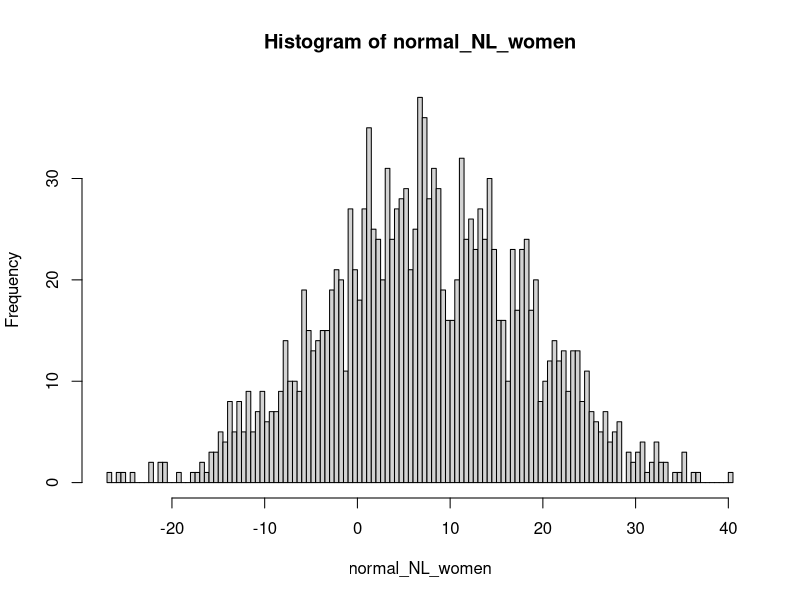
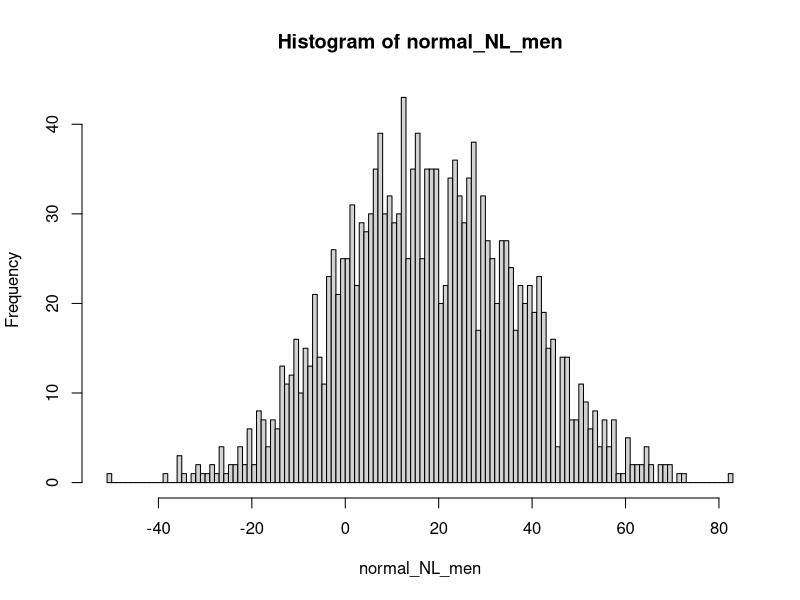
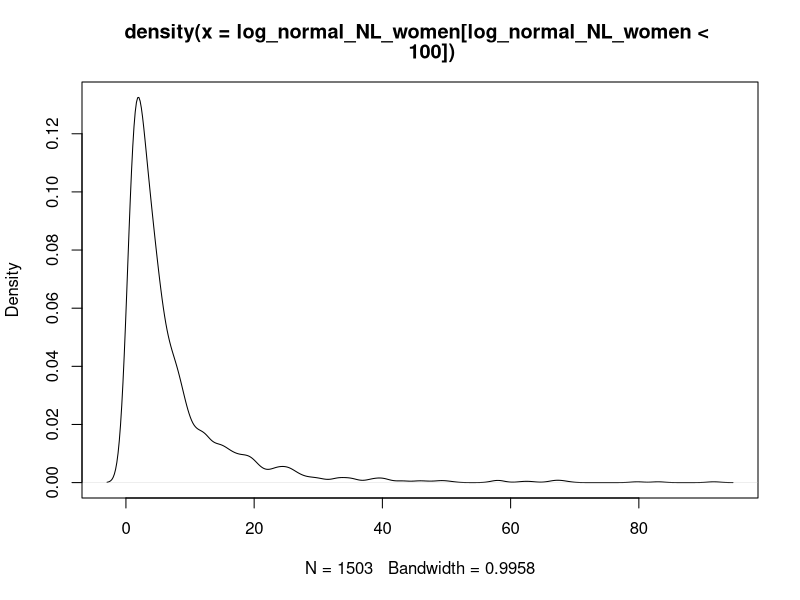
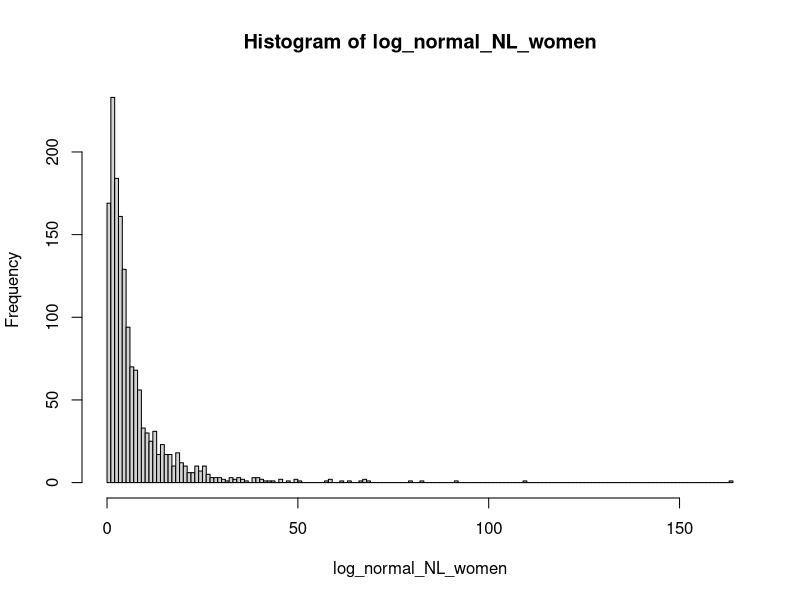
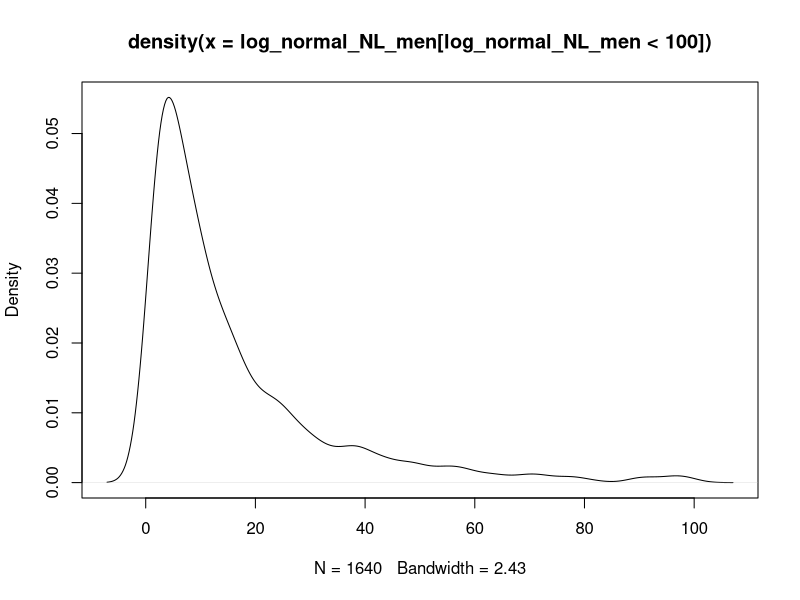
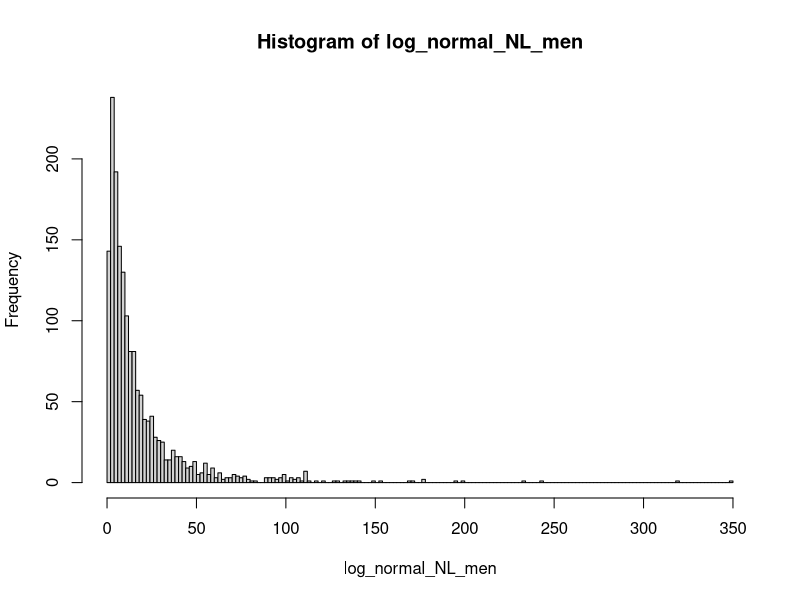
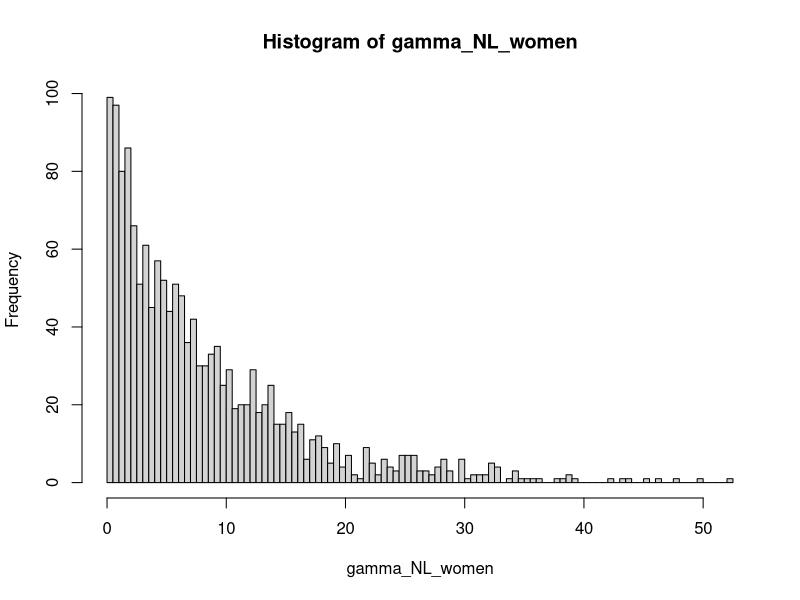

Source code (R) for these figures, in order: (Note: this script raises an error after producing the figures.)
# Kehoe (2012) - choose the most appropriate model for alcohol consumption as an exposure for burden of disease
# Data fitting - check

## normal distribution

normal_NL_women <- rnorm(n = 1505, mean = 7.84, sd = 10.50)
hist(normal_NL_women, breaks = 150)

normal_NL_men <- rnorm(n = 1679, mean = 17.47, sd = 18.78)
hist(normal_NL_men, breaks = 150)

## log-normal distribution
# https://msalganik.wordpress.com/2017/01/21/making-sense-of-the-rlnorm-function-in-r/

#vrouwen
m_NLv <- 7.83
s_NLv <- 12.20
location_v <- log(m_NLv^2 / sqrt(s_NLv^2 + m_NLv^2))
shape_v <- sqrt(log(1+(s_NLv^2 / m_NLv^2)))
print(paste("location_v:", location_v))
print(paste("shape_v:", shape_v))
log_normal_NL_women <- rlnorm(n = 1505, location_v, shape_v)
mean(log_normal_NL_women)
plot(density(log_normal_NL_women[log_normal_NL_women < 100]))
hist(log_normal_NL_women, breaks = 150)

  #makkelijkere manier, maar volgens bovenstaande site niet helemaal correct? WAAROM NIET?
  #data_lognorm = rlnorm(1505, meanlog = 1.44, sdlog = 1.11)
  #hist(data_lognorm, breaks = 150)
  #ggplot() +
  #  aes(x=data_lognorm) +
  #  geom_histogram(fill="magenta1",bins=100)


#mannen
m_NLm <- 19.46
s_NLm <- 33.31
location_m <- log(m_NLm^2 / sqrt(s_NLm^2 + m_NLm^2))
shape_m <- sqrt(log(1+(s_NLm^2 / m_NLm^2)))
print(paste("location_m:", location_m))
print(paste("shape_m:", shape_m))
log_normal_NL_men <- rlnorm(n = 1679, location_m, shape_m)
mean(log_normal_NL_men)
plot(density(log_normal_NL_men[log_normal_NL_men < 100]))
hist(log_normal_NL_men, breaks = 150)


## gamma distribution

#vrouwen
gamma_NL_women <- rgamma(n = 1505, shape = 0.94, scale = 8.33)
hist(gamma_NL_women, breaks = 150)
ggplot() +
  aes(x=gamma_NL_women) +
  geom_histogram(fill="magenta1",bins=100)

#mannen
gamma_NL_men <- rgamma(n = 1676, shape = 1.00, scale = 17.45)
hist(gamma_NL_men, breaks = 150)

## weibull distribution

#vrouwen
weibull_NL_women <- rweibull(n = 1505, shape = 0.91, scale = 7.43)
hist(weibull_NL_women, breaks = 150)

#mannen
weibull_NL_men <- rweibull(n = 1676, shape = 0.98, scale = 17.27)
hist(weibull_NL_men, breaks = 150)
